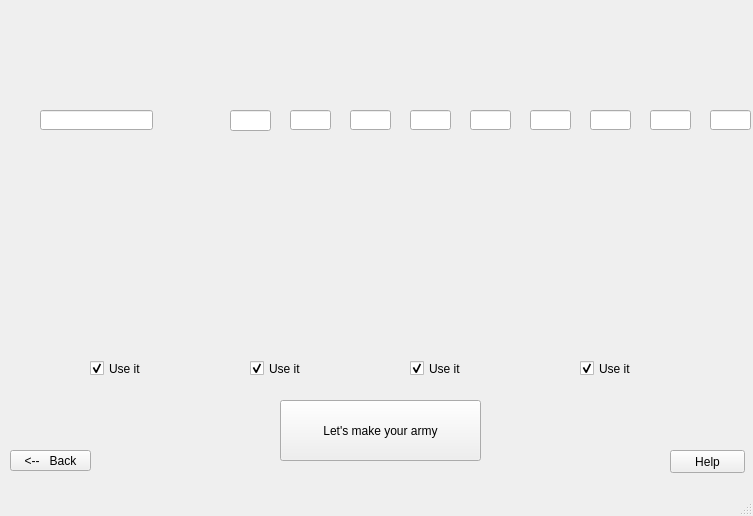
<?xml version="1.0" encoding="UTF-8"?>
<ui version="4.0">
 <class>MainWindow</class>
 <widget class="QMainWindow" name="MainWindow">
  <property name="geometry">
   <rect>
    <x>0</x>
    <y>0</y>
    <width>753</width>
    <height>516</height>
   </rect>
  </property>
  <property name="windowTitle">
   <string>MainWindow</string>
  </property>
  <widget class="QWidget" name="centralwidget">
   <widget class="QLabel" name="label">
    <property name="geometry">
     <rect>
      <x>0</x>
      <y>0</y>
      <width>911</width>
      <height>141</height>
     </rect>
    </property>
    <property name="text">
     <string/>
    </property>
    <property name="pixmap">
     <pixmap>images/CleanData.png</pixmap>
    </property>
   </widget>
   <widget class="QLineEdit" name="lineEdit">
    <property name="geometry">
     <rect>
      <x>230</x>
      <y>110</y>
      <width>41</width>
      <height>21</height>
     </rect>
    </property>
    <property name="text">
     <string/>
    </property>
   </widget>
   <widget class="QLineEdit" name="lineEdit_2">
    <property name="geometry">
     <rect>
      <x>290</x>
      <y>110</y>
      <width>41</width>
      <height>20</height>
     </rect>
    </property>
    <property name="text">
     <string/>
    </property>
   </widget>
   <widget class="QLineEdit" name="lineEdit_3">
    <property name="geometry">
     <rect>
      <x>350</x>
      <y>110</y>
      <width>41</width>
      <height>20</height>
     </rect>
    </property>
    <property name="text">
     <string/>
    </property>
   </widget>
   <widget class="QLineEdit" name="lineEdit_4">
    <property name="geometry">
     <rect>
      <x>410</x>
      <y>110</y>
      <width>41</width>
      <height>20</height>
     </rect>
    </property>
    <property name="text">
     <string/>
    </property>
   </widget>
   <widget class="QLineEdit" name="lineEdit_5">
    <property name="geometry">
     <rect>
      <x>470</x>
      <y>110</y>
      <width>41</width>
      <height>20</height>
     </rect>
    </property>
    <property name="text">
     <string/>
    </property>
   </widget>
   <widget class="QLineEdit" name="lineEdit_6">
    <property name="geometry">
     <rect>
      <x>530</x>
      <y>110</y>
      <width>41</width>
      <height>20</height>
     </rect>
    </property>
    <property name="text">
     <string/>
    </property>
   </widget>
   <widget class="QLineEdit" name="lineEdit_7">
    <property name="geometry">
     <rect>
      <x>590</x>
      <y>110</y>
      <width>41</width>
      <height>20</height>
     </rect>
    </property>
    <property name="text">
     <string/>
    </property>
   </widget>
   <widget class="QLineEdit" name="lineEdit_8">
    <property name="geometry">
     <rect>
      <x>650</x>
      <y>110</y>
      <width>41</width>
      <height>20</height>
     </rect>
    </property>
    <property name="text">
     <string/>
    </property>
   </widget>
   <widget class="QLineEdit" name="lineEdit_9">
    <property name="geometry">
     <rect>
      <x>710</x>
      <y>110</y>
      <width>41</width>
      <height>20</height>
     </rect>
    </property>
    <property name="text">
     <string/>
    </property>
   </widget>
   <widget class="QLabel" name="label_2">
    <property name="geometry">
     <rect>
      <x>40</x>
      <y>150</y>
      <width>151</width>
      <height>201</height>
     </rect>
    </property>
    <property name="text">
     <string/>
    </property>
    <property name="pixmap">
     <pixmap>images/astartes.png</pixmap>
    </property>
   </widget>
   <widget class="QLabel" name="label_3">
    <property name="geometry">
     <rect>
      <x>200</x>
      <y>150</y>
      <width>151</width>
      <height>201</height>
     </rect>
    </property>
    <property name="text">
     <string/>
    </property>
    <property name="pixmap">
     <pixmap>images/necrons.png</pixmap>
    </property>
   </widget>
   <widget class="QLabel" name="label_4">
    <property name="geometry">
     <rect>
      <x>360</x>
      <y>150</y>
      <width>151</width>
      <height>201</height>
     </rect>
    </property>
    <property name="text">
     <string/>
    </property>
    <property name="pixmap">
     <pixmap>images/bubonic.png</pixmap>
    </property>
   </widget>
   <widget class="QLabel" name="label_5">
    <property name="geometry">
     <rect>
      <x>520</x>
      <y>150</y>
      <width>151</width>
      <height>201</height>
     </rect>
    </property>
    <property name="text">
     <string/>
    </property>
    <property name="pixmap">
     <pixmap>images/orcs.png</pixmap>
    </property>
   </widget>
   <widget class="QCheckBox" name="checkBox">
    <property name="geometry">
     <rect>
      <x>90</x>
      <y>360</y>
      <width>70</width>
      <height>17</height>
     </rect>
    </property>
    <property name="cursor">
     <cursorShape>PointingHandCursor</cursorShape>
    </property>
    <property name="text">
     <string>Use it</string>
    </property>
    <property name="checked">
     <bool>true</bool>
    </property>
   </widget>
   <widget class="QCheckBox" name="checkBox_2">
    <property name="geometry">
     <rect>
      <x>250</x>
      <y>360</y>
      <width>70</width>
      <height>17</height>
     </rect>
    </property>
    <property name="cursor">
     <cursorShape>PointingHandCursor</cursorShape>
    </property>
    <property name="text">
     <string>Use it</string>
    </property>
    <property name="checked">
     <bool>true</bool>
    </property>
   </widget>
   <widget class="QCheckBox" name="checkBox_3">
    <property name="geometry">
     <rect>
      <x>410</x>
      <y>360</y>
      <width>70</width>
      <height>17</height>
     </rect>
    </property>
    <property name="cursor">
     <cursorShape>PointingHandCursor</cursorShape>
    </property>
    <property name="text">
     <string>Use it</string>
    </property>
    <property name="checked">
     <bool>true</bool>
    </property>
   </widget>
   <widget class="QCheckBox" name="checkBox_4">
    <property name="geometry">
     <rect>
      <x>580</x>
      <y>360</y>
      <width>70</width>
      <height>17</height>
     </rect>
    </property>
    <property name="cursor">
     <cursorShape>PointingHandCursor</cursorShape>
    </property>
    <property name="text">
     <string>Use it</string>
    </property>
    <property name="checked">
     <bool>true</bool>
    </property>
   </widget>
   <widget class="QPushButton" name="pushButton">
    <property name="geometry">
     <rect>
      <x>280</x>
      <y>400</y>
      <width>201</width>
      <height>61</height>
     </rect>
    </property>
    <property name="cursor">
     <cursorShape>OpenHandCursor</cursorShape>
    </property>
    <property name="text">
     <string>Let's make your army</string>
    </property>
   </widget>
   <widget class="QPushButton" name="pushButton_2">
    <property name="geometry">
     <rect>
      <x>670</x>
      <y>450</y>
      <width>75</width>
      <height>23</height>
     </rect>
    </property>
    <property name="text">
     <string>Help</string>
    </property>
   </widget>
   <widget class="QLineEdit" name="lineEdit_10">
    <property name="geometry">
     <rect>
      <x>40</x>
      <y>110</y>
      <width>113</width>
      <height>20</height>
     </rect>
    </property>
   </widget>
   <widget class="QPushButton" name="pushButton_3">
    <property name="geometry">
     <rect>
      <x>10</x>
      <y>450</y>
      <width>81</width>
      <height>21</height>
     </rect>
    </property>
    <property name="text">
     <string>&lt;--   Back</string>
    </property>
   </widget>
  </widget>
  <widget class="QMenuBar" name="menubar">
   <property name="geometry">
    <rect>
     <x>0</x>
     <y>0</y>
     <width>753</width>
     <height>21</height>
    </rect>
   </property>
  </widget>
  <widget class="QStatusBar" name="statusbar"/>
 </widget>
 <resources/>
 <connections/>
</ui>
